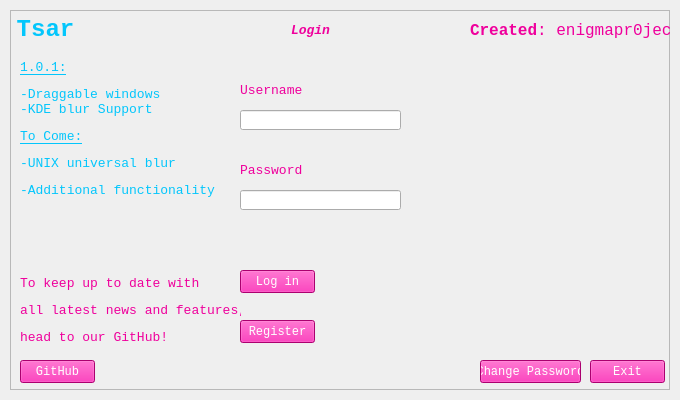
<?xml version="1.0" encoding="UTF-8"?>
<ui version="4.0">
 <class>main</class>
 <widget class="QMainWindow" name="main">
  <property name="geometry">
   <rect>
    <x>0</x>
    <y>0</y>
    <width>680</width>
    <height>400</height>
   </rect>
  </property>
  <property name="windowTitle">
   <string>Tsar</string>
  </property>
  <property name="windowIcon">
   <iconset>
    <normaloff>iconfile.ico</normaloff>iconfile.ico</iconset>
  </property>
  <widget class="QWidget" name="centralwidget">
   <layout class="QVBoxLayout" name="verticalLayout">
    <property name="spacing">
     <number>0</number>
    </property>
    <property name="leftMargin">
     <number>10</number>
    </property>
    <property name="topMargin">
     <number>10</number>
    </property>
    <property name="rightMargin">
     <number>10</number>
    </property>
    <property name="bottomMargin">
     <number>10</number>
    </property>
    <item>
     <widget class="QFrame" name="dropShadowFrame">
      <property name="styleSheet">
       <string notr="true">QFrame {	
	background-color: rgba(255, 255, 255, .15);
}</string>
      </property>
      <property name="frameShape">
       <enum>QFrame::StyledPanel</enum>
      </property>
      <property name="frameShadow">
       <enum>QFrame::Raised</enum>
      </property>
      <widget class="QLabel" name="label_title">
       <property name="geometry">
        <rect>
         <x>-10</x>
         <y>-10</y>
         <width>91</width>
         <height>61</height>
        </rect>
       </property>
       <property name="font">
        <font>
         <family>Consolas</family>
         <pointsize>40</pointsize>
        </font>
       </property>
       <property name="styleSheet">
        <string notr="true">color: rgb(3, 198, 252);
background-color: rgba(255, 255, 255, 0); </string>
       </property>
       <property name="text">
        <string>&lt;html&gt;&lt;head/&gt;&lt;body&gt;&lt;p&gt;&lt;span style=&quot; font-size:18pt; font-weight:600;&quot;&gt;Tsar&lt;/span&gt;&lt;/p&gt;&lt;/body&gt;&lt;/html&gt;</string>
       </property>
       <property name="alignment">
        <set>Qt::AlignCenter</set>
       </property>
      </widget>
      <widget class="QLabel" name="label_credits">
       <property name="geometry">
        <rect>
         <x>460</x>
         <y>0</y>
         <width>201</width>
         <height>41</height>
        </rect>
       </property>
       <property name="font">
        <font>
         <family>Consolas</family>
         <pointsize>40</pointsize>
        </font>
       </property>
       <property name="styleSheet">
        <string notr="true">color: rgba(239, 0, 156, 255);
background-color: rgba(255, 255, 255, 0); </string>
       </property>
       <property name="text">
        <string>&lt;html&gt;&lt;head/&gt;&lt;body&gt;&lt;p&gt;&lt;span style=&quot; font-size:12pt; font-weight:600;&quot;&gt;Created&lt;/span&gt;&lt;span style=&quot; font-size:12pt;&quot;&gt;: enigmapr0ject&lt;/span&gt;&lt;/p&gt;&lt;/body&gt;&lt;/html&gt;</string>
       </property>
       <property name="alignment">
        <set>Qt::AlignRight|Qt::AlignTrailing|Qt::AlignVCenter</set>
       </property>
      </widget>
      <widget class="QLineEdit" name="userbox">
       <property name="geometry">
        <rect>
         <x>230</x>
         <y>100</y>
         <width>161</width>
         <height>20</height>
        </rect>
       </property>
      </widget>
      <widget class="QLabel" name="changelog">
       <property name="geometry">
        <rect>
         <x>10</x>
         <y>50</y>
         <width>221</width>
         <height>201</height>
        </rect>
       </property>
       <property name="font">
        <font>
         <family>Consolas</family>
         <pointsize>20</pointsize>
        </font>
       </property>
       <property name="styleSheet">
        <string notr="true">color: rgb(3, 198, 252);
background-color: rgba(255, 255, 255, 0); </string>
       </property>
       <property name="text">
        <string>&lt;html&gt;&lt;head/&gt;&lt;body&gt;&lt;p&gt;&lt;span style=&quot; font-size:10pt; text-decoration: underline;&quot;&gt;1.0.1:&lt;/span&gt;&lt;/p&gt;&lt;p&gt;&lt;span style=&quot; font-size:10pt;&quot;&gt;-Draggable windows&lt;br/&gt;-KDE blur Support&lt;/span&gt;&lt;/p&gt;&lt;p&gt;&lt;span style=&quot; font-size:10pt; text-decoration: underline;&quot;&gt;To Come:&lt;/span&gt;&lt;/p&gt;&lt;p&gt;&lt;span style=&quot; font-size:10pt;&quot;&gt;-UNIX universal blur&lt;/span&gt;&lt;/p&gt;&lt;p&gt;&lt;span style=&quot; font-size:10pt;&quot;&gt;-Additional functionality&lt;/span&gt;&lt;/p&gt;&lt;p&gt;&lt;br/&gt;&lt;/p&gt;&lt;/body&gt;&lt;/html&gt;</string>
       </property>
       <property name="alignment">
        <set>Qt::AlignLeading|Qt::AlignLeft|Qt::AlignVCenter</set>
       </property>
      </widget>
      <widget class="QLabel" name="changelog_2">
       <property name="geometry">
        <rect>
         <x>10</x>
         <y>260</y>
         <width>221</width>
         <height>81</height>
        </rect>
       </property>
       <property name="font">
        <font>
         <family>Consolas</family>
         <pointsize>20</pointsize>
        </font>
       </property>
       <property name="styleSheet">
        <string notr="true">color: rgba(239, 0, 156, 255);
background-color: rgba(255, 255, 255, 0); </string>
       </property>
       <property name="text">
        <string>&lt;html&gt;&lt;head/&gt;&lt;body&gt;&lt;p&gt;&lt;span style=&quot; font-size:10pt;&quot;&gt;To keep up to date with&lt;/span&gt;&lt;/p&gt;&lt;p&gt;&lt;span style=&quot; font-size:10pt;&quot;&gt;all latest news and features,&lt;/span&gt;&lt;/p&gt;&lt;p&gt;&lt;span style=&quot; font-size:10pt;&quot;&gt;head to our GitHub!&lt;/span&gt;&lt;/p&gt;&lt;/body&gt;&lt;/html&gt;</string>
       </property>
       <property name="alignment">
        <set>Qt::AlignLeading|Qt::AlignLeft|Qt::AlignVCenter</set>
       </property>
      </widget>
      <widget class="QPushButton" name="github">
       <property name="geometry">
        <rect>
         <x>10</x>
         <y>350</y>
         <width>75</width>
         <height>23</height>
        </rect>
       </property>
       <property name="font">
        <font>
         <family>Consolas</family>
        </font>
       </property>
       <property name="styleSheet">
        <string notr="true">color: rgba(255, 255, 255, 255);
background-color: rgba(239, 0, 156, 255);</string>
       </property>
       <property name="text">
        <string>GitHub</string>
       </property>
      </widget>
      <widget class="QLabel" name="label_credits_2">
       <property name="geometry">
        <rect>
         <x>230</x>
         <y>70</y>
         <width>141</width>
         <height>21</height>
        </rect>
       </property>
       <property name="font">
        <font>
         <family>Consolas</family>
         <pointsize>10</pointsize>
        </font>
       </property>
       <property name="styleSheet">
        <string notr="true">color: rgba(239, 0, 156, 255);
background-color: rgba(255, 255, 255, 0); </string>
       </property>
       <property name="text">
        <string>&lt;html&gt;&lt;head/&gt;&lt;body&gt;&lt;p&gt;Username&lt;/p&gt;&lt;/body&gt;&lt;/html&gt;</string>
       </property>
       <property name="alignment">
        <set>Qt::AlignLeading|Qt::AlignLeft|Qt::AlignVCenter</set>
       </property>
      </widget>
      <widget class="QLabel" name="label_credits_3">
       <property name="geometry">
        <rect>
         <x>230</x>
         <y>10</y>
         <width>141</width>
         <height>21</height>
        </rect>
       </property>
       <property name="font">
        <font>
         <family>Consolas</family>
         <pointsize>10</pointsize>
        </font>
       </property>
       <property name="styleSheet">
        <string notr="true">color: rgba(239, 0, 156, 255);
background-color: rgba(255, 255, 255, 0); </string>
       </property>
       <property name="text">
        <string>&lt;html&gt;&lt;head/&gt;&lt;body&gt;&lt;p align=&quot;center&quot;&gt;&lt;span style=&quot; font-weight:600; font-style:italic;&quot;&gt;Login&lt;/span&gt;&lt;/p&gt;&lt;/body&gt;&lt;/html&gt;</string>
       </property>
       <property name="alignment">
        <set>Qt::AlignLeading|Qt::AlignLeft|Qt::AlignVCenter</set>
       </property>
      </widget>
      <widget class="QLabel" name="label_credits_4">
       <property name="geometry">
        <rect>
         <x>230</x>
         <y>150</y>
         <width>141</width>
         <height>21</height>
        </rect>
       </property>
       <property name="font">
        <font>
         <family>Consolas</family>
         <pointsize>10</pointsize>
        </font>
       </property>
       <property name="styleSheet">
        <string notr="true">color: rgba(239, 0, 156, 255);
background-color: rgba(255, 255, 255, 0); </string>
       </property>
       <property name="text">
        <string>&lt;html&gt;&lt;head/&gt;&lt;body&gt;&lt;p&gt;Password&lt;/p&gt;&lt;/body&gt;&lt;/html&gt;</string>
       </property>
       <property name="alignment">
        <set>Qt::AlignLeading|Qt::AlignLeft|Qt::AlignVCenter</set>
       </property>
      </widget>
      <widget class="QLineEdit" name="passbox">
       <property name="geometry">
        <rect>
         <x>230</x>
         <y>180</y>
         <width>161</width>
         <height>20</height>
        </rect>
       </property>
       <property name="inputMask">
        <string/>
       </property>
       <property name="text">
        <string/>
       </property>
      </widget>
      <widget class="QPushButton" name="login">
       <property name="geometry">
        <rect>
         <x>230</x>
         <y>260</y>
         <width>75</width>
         <height>23</height>
        </rect>
       </property>
       <property name="font">
        <font>
         <family>Consolas</family>
        </font>
       </property>
       <property name="styleSheet">
        <string notr="true">color: rgba(255, 255, 255, 255);
background-color: rgba(239, 0, 156, 255);</string>
       </property>
       <property name="text">
        <string>Log in</string>
       </property>
      </widget>
      <widget class="QLabel" name="changelog_3">
       <property name="geometry">
        <rect>
         <x>410</x>
         <y>50</y>
         <width>241</width>
         <height>231</height>
        </rect>
       </property>
       <property name="font">
        <font>
         <family>Consolas</family>
         <pointsize>20</pointsize>
        </font>
       </property>
       <property name="styleSheet">
        <string notr="true">color: rgb(3, 198, 252);
background-color: rgba(255, 255, 255, 0); </string>
       </property>
       <property name="text">
        <string>&lt;html&gt;&lt;head/&gt;&lt;body&gt;&lt;p&gt;&lt;img src=&quot;:/icon/iconfile.ico&quot;/&gt;&lt;/p&gt;&lt;/body&gt;&lt;/html&gt;</string>
       </property>
       <property name="alignment">
        <set>Qt::AlignLeading|Qt::AlignLeft|Qt::AlignVCenter</set>
       </property>
      </widget>
      <widget class="QPushButton" name="registerButton">
       <property name="geometry">
        <rect>
         <x>230</x>
         <y>310</y>
         <width>75</width>
         <height>23</height>
        </rect>
       </property>
       <property name="font">
        <font>
         <family>Consolas</family>
        </font>
       </property>
       <property name="styleSheet">
        <string notr="true">color: rgba(255, 255, 255, 255);
background-color: rgba(239, 0, 156, 255);</string>
       </property>
       <property name="text">
        <string>Register</string>
       </property>
      </widget>
      <widget class="QPushButton" name="exitButton">
       <property name="geometry">
        <rect>
         <x>580</x>
         <y>350</y>
         <width>75</width>
         <height>23</height>
        </rect>
       </property>
       <property name="font">
        <font>
         <family>Consolas</family>
        </font>
       </property>
       <property name="styleSheet">
        <string notr="true">color: rgba(255, 255, 255, 255);
background-color: rgba(239, 0, 156, 255);</string>
       </property>
       <property name="text">
        <string>Exit</string>
       </property>
      </widget>
      <widget class="QLabel" name="response">
       <property name="geometry">
        <rect>
         <x>230</x>
         <y>210</y>
         <width>181</width>
         <height>41</height>
        </rect>
       </property>
       <property name="font">
        <font>
         <family>Consolas</family>
         <pointsize>10</pointsize>
        </font>
       </property>
       <property name="styleSheet">
        <string notr="true">color: rgba(239, 0, 156, 255);
background-color: rgba(255, 255, 255, 0); </string>
       </property>
       <property name="text">
        <string>&lt;html&gt;&lt;head/&gt;&lt;body&gt;&lt;p&gt;&lt;br/&gt;&lt;/p&gt;&lt;/body&gt;&lt;/html&gt;</string>
       </property>
       <property name="alignment">
        <set>Qt::AlignLeading|Qt::AlignLeft|Qt::AlignVCenter</set>
       </property>
      </widget>
      <widget class="QPushButton" name="changePW">
       <property name="geometry">
        <rect>
         <x>470</x>
         <y>350</y>
         <width>101</width>
         <height>23</height>
        </rect>
       </property>
       <property name="font">
        <font>
         <family>Consolas</family>
        </font>
       </property>
       <property name="styleSheet">
        <string notr="true">color: rgba(255, 255, 255, 255);
background-color: rgba(239, 0, 156, 255);</string>
       </property>
       <property name="text">
        <string>Change Password</string>
       </property>
      </widget>
     </widget>
    </item>
   </layout>
  </widget>
 </widget>
 <resources>
  <include location="assets.qrc"/>
 </resources>
 <connections/>
</ui>
